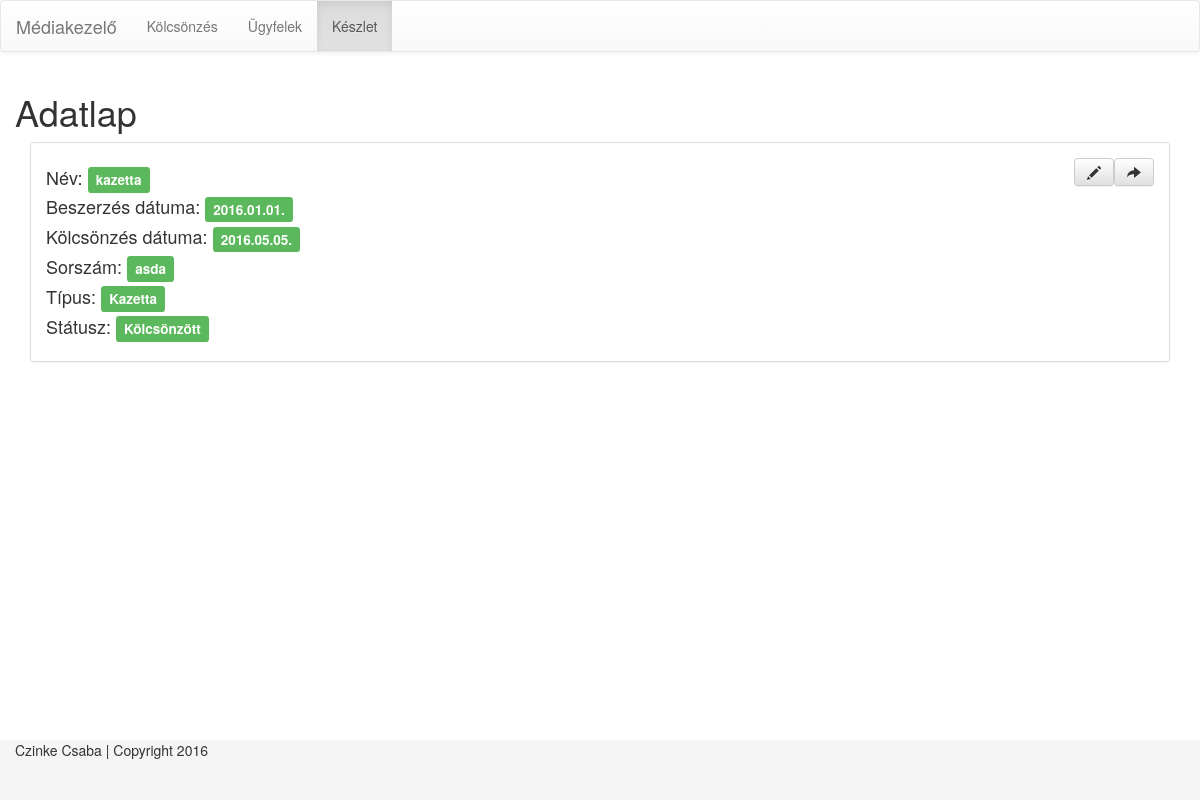
The app's page /stock/mediadatasheet/1/ with its own data.
### mediaService/models.py (models this page shows, shortened)
class Media(models.Model):
    media_title = models.CharField(max_length=200)
    purchase_date = models.DateField()
    rented_date = models.DateField(null=True)
    seq = models.CharField(max_length=20, unique=True)
    media_type = models.OneToOneField(Types.Type, related_name="media_type")
    status_type = models.OneToOneField(Types.Type, related_name="media_status_type")
    is_deleted = models.BooleanField(default=False)
    customer = models.ForeignKey(Customers.Customer, related_name="medias", null=True)

### customerService/models.py (models this page shows, shortened)
class Customer(models.Model):
    name = models.CharField(max_length=200)
    customer_identifier = models.CharField(max_length=200, unique=True)
    phone_number = models.CharField(max_length=20)
    personal_identifier = models.CharField(max_length=20)
    address = models.CharField(max_length=200)
    is_deleted = models.BooleanField(default=False)

### typeService/models.py (models this page shows)
class Type(models.Model):
    category = models.ForeignKey(Category, related_name="category")
    resource_key = models.CharField(max_length=200, unique=True)
    description = models.CharField(max_length=200)
    def __str__(self):
        return self.description

### mediaService/views.py (the view)
# urls.py: url(r'^mediadatasheet/(?P<media_id>[0-9]+)/$', views.media_sheet, name='mediadatasheet'),
def media_sheet(request, media_id):
    media = DataAccess.get_media_by_id(media_id)
    template = loader.get_template(TemplateKeys.media_data_sheet)
    context = {
        'media': media,
    }
    return HttpResponse(template.render(context, request))

### mediaService/data_access/media_data_access.py (called while the page is built)
def get_media_by_id(media_id):
    return Media.objects.get(id = media_id)

### mediaService/templates/mediadatasheet.html
{% extends "header_footer.html" %}
{% block content %}
<div class="container">
    <div class="row"><h1>Adatlap</h1></div>
    <div class="panel panel-default">
        <div class="panel-body">
            <a {% if media.customer != None %}
                    href="{% url 'customer:unrentmedia' media.customer.id media.id 'media'%}"
               {% else %}
                    disabled
               {%endif %} title="Kölcsönzés vége" class="btn btn-default pull-right"><span class="glyphicon glyphicon-share-alt"></span></a>
            <a href="{% url 'media:editmedia' media.id %}" title="Média szerkesztése" class="btn btn-default pull-right"><span class="glyphicon glyphicon-pencil"></span></a>
            <h4>Név: <span class="label label-success">{{ media.media_title }}</span></h4>
            <h4>Beszerzés dátuma: <span class="label label-success">{{ media.purchase_date | date:"Y.m.d." }}</span></h4>
            <h4>Kölcsönzés dátuma: <span class="label label-success">{{ media.rented_date | date:"Y.m.d." }}</span></h4>
            <h4>Sorszám: <span class="label label-success">{{ media.seq }}</span></h4>
            <h4>Típus: <span class="label label-success">{{ media.media_type }}</span></h4>
            <h4>Státusz: <span class="label label-success">{{ media.status_type }}</span></h4>
        </div>
    </div>
</div>
{% endblock %}

### records on screen
Media: media_title "kazetta", purchase_date "2016.01.01.", rented_date "2016.05.05.", seq "asda", media_type "Kazetta", status_type "Kölcsönzött"
